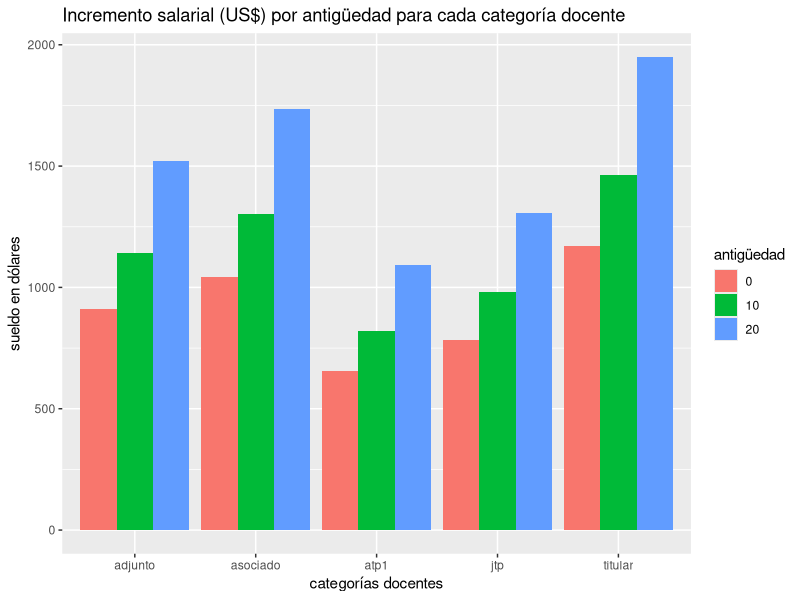
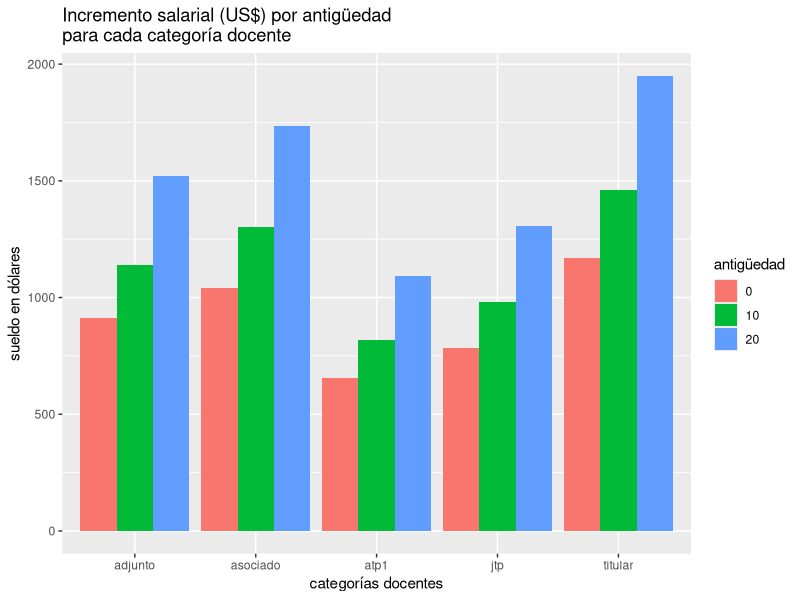
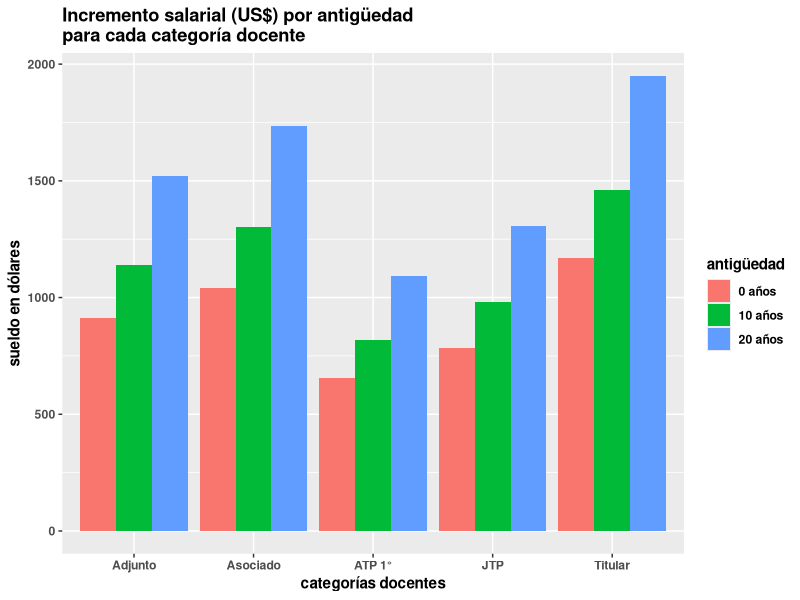
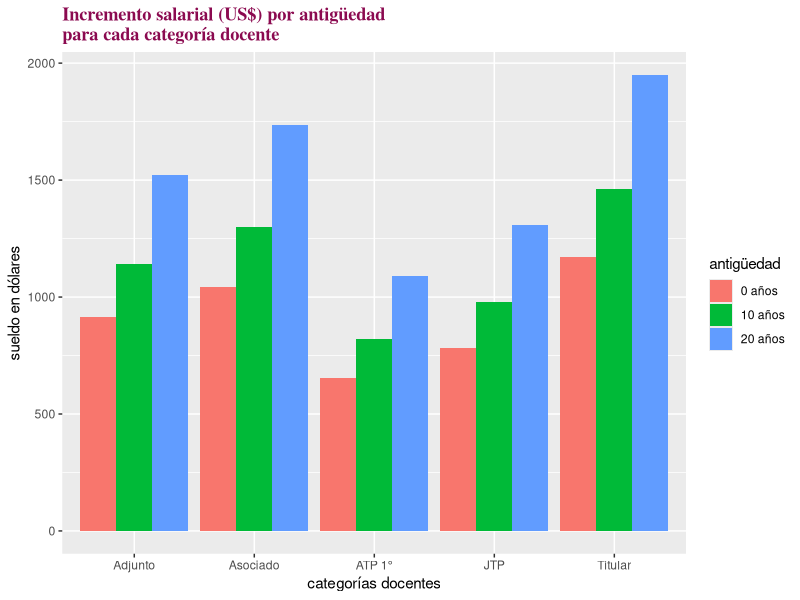

These charts were generated, in order, by the following R code: (Note: this script raises an error after producing the figures.)
# LatinR 2024
#
# Tutorial: Llevá tus gráficos con ggplot2 al siguiente nivel
# Docentes: Noelia Stetie & Macarena Quiroga



# Paquetes y funciones #########################################################
library(tidyverse)



# Base de datos ################################################################
df <- read_csv("salarios_uba_sep_24.csv")

df <- df %>% 
  mutate(across(where(is.character), as.factor))
df <- df %>% 
  mutate(antiguedad = as.factor(antiguedad))


# categoria: categoría docente con 5 niveles: titular, asociado, adjunto, jtp, ayudante de 1°
# dedicacion: solo categoría exclusiva
# antiguedad: años de antigüedad docente con 3 niveles: 0, 10 y 20
# sueldo_bruto: en pesos de septiembre
# cot_dolar: cotización del dólar de septiembre
# sueldo_dolar: sueldo equivalente en dólares



# Gráfico base en ggplot 2 #####################################################

# gráfico de barras
g_barras <- 
  ggplot(df) + 
  aes(x = categoria, y = sueldo_dolar, fill = antiguedad) + 
  geom_bar(stat = "identity", position = "dodge")


# gráfico de perfiles
g_perfiles <- 
  ggplot(df) + 
  aes(x = antiguedad, y = sueldo_dolar, group = categoria, color = categoria) +
  geom_line(linewidth = 1) +
  geom_point(size = 3)



# Parte 1: Texto ###############################################################

# 4° capa: "labs" --> títulos y leyendas
g_barras + 
  labs(title = "Incremento salarial (US$) por antigüedad para cada categoría docente", 
       y = "sueldo en dólares",
       x = "categorías docentes",
       fill = "antigüedad")

# cortar el título (o cualquier texto)
g_barras + 
  labs(title = "Incremento salarial (US$) por antigüedad\npara cada categoría docente", 
       y = "sueldo en dólares",
       x = "categorías docentes",
       fill = "antigüedad")

# nombres de niveles de las variables
g_barras <- g_barras + 
  labs(title = "Incremento salarial (US$) por antigüedad\npara cada categoría docente", 
       y = "sueldo en dólares",
       x = "categorías docentes",
       fill = "antigüedad") + 
  scale_x_discrete(labels = c("adjunto" = "Adjunto", "asociado" = "Asociado", 
                              "atp1" = "ATP 1°", "jtp" = "JTP", "titular" = "Titular")) +
  scale_fill_discrete(labels = c("0" = "0 años", "10" = "10 años", "20" = "20 años"))

# theme() y element_text()
# theme(
#   text = # all text items
#     plot.title = 
#     plot.subtitle = 
#     plot.caption = # bottom right
#     plot.tag =  # top left
#     axis.title = # axis labels
#     axis.title.x = 
#     axis.title.y = 
#     axis.text = # axis tick labels
#     axis.text.x = 
#     axis.text.y = 
#     legend.title = 
#     legend.text = 
# )
# 
# 
# element_text(
#   face = NULL, 
#   color = NULL, 
#   size = NULL,
#   family = NULL
# )
# 

g_barras + 
  theme(text = element_text(face = "bold")) # bold.italic, italic

g_barras + 
  theme(plot.title = element_text(color = "deeppink4", 
                                    face = "bold",
                                    family = "times")) # mono

g_barras + 
  theme(plot.title = element_textbox_simple(
  size = 12, # tamaño fuente
  face = "bold",
  linetype = 1, # agrega borde
  box.color = "coral3", # color borde
  fill = "bisque", # color de relleno interno
  padding = margin(5, 5, 5, 5), # margen interno
  margin = margin(10, 0, 10, 0))) # margen externo

# valores en el gráfico: geom_text() & geom_text_repel()
g_barras +
  geom_text(aes(label = round(sueldo_dolar)), 
            position = position_dodge(width = 0.9), 
            vjust = -0.5,
            size = 3)



# Parte 2: Colores #############################################################












# Parte 2: Colores

# Parte 3: Paletas

# Parte 4: Guardado








# Links útiles #################################################################

# R Graph Gallery: https://www.r-graph-gallery.com
# Tidyverse: https://www.tidyverse.org/
# Libro "R for Data Science": https://r4ds.had.co.nz/index.html
# Colores incorporados en R: https://r-charts.com/es/colores/
# Cheat sheets: https://rstudio.com/resources/cheatsheets/
# Tutoriales de dplyr - Parte 1: https://www.kaggle.com/jessemostipak/dive-into-dplyr-tutorial-1
# Tutoriales de dplyr - Parte 2: https://www.kaggle.com/jessemostipak/dive-deeper-into-dplyr-tutorial-2
# Introductory tutorials on data vis and wrangling in R: https://r-bootcamp.netlify.app/
# Instructivos paso a paso de ggplot: http://www.cookbook-r.com/Graphs/
# Instructivo interactivo con ejemplos de todas las scales: https://ggplot2tor.com/scales/
# Color Brewer: https://colorbrewer2.org/
